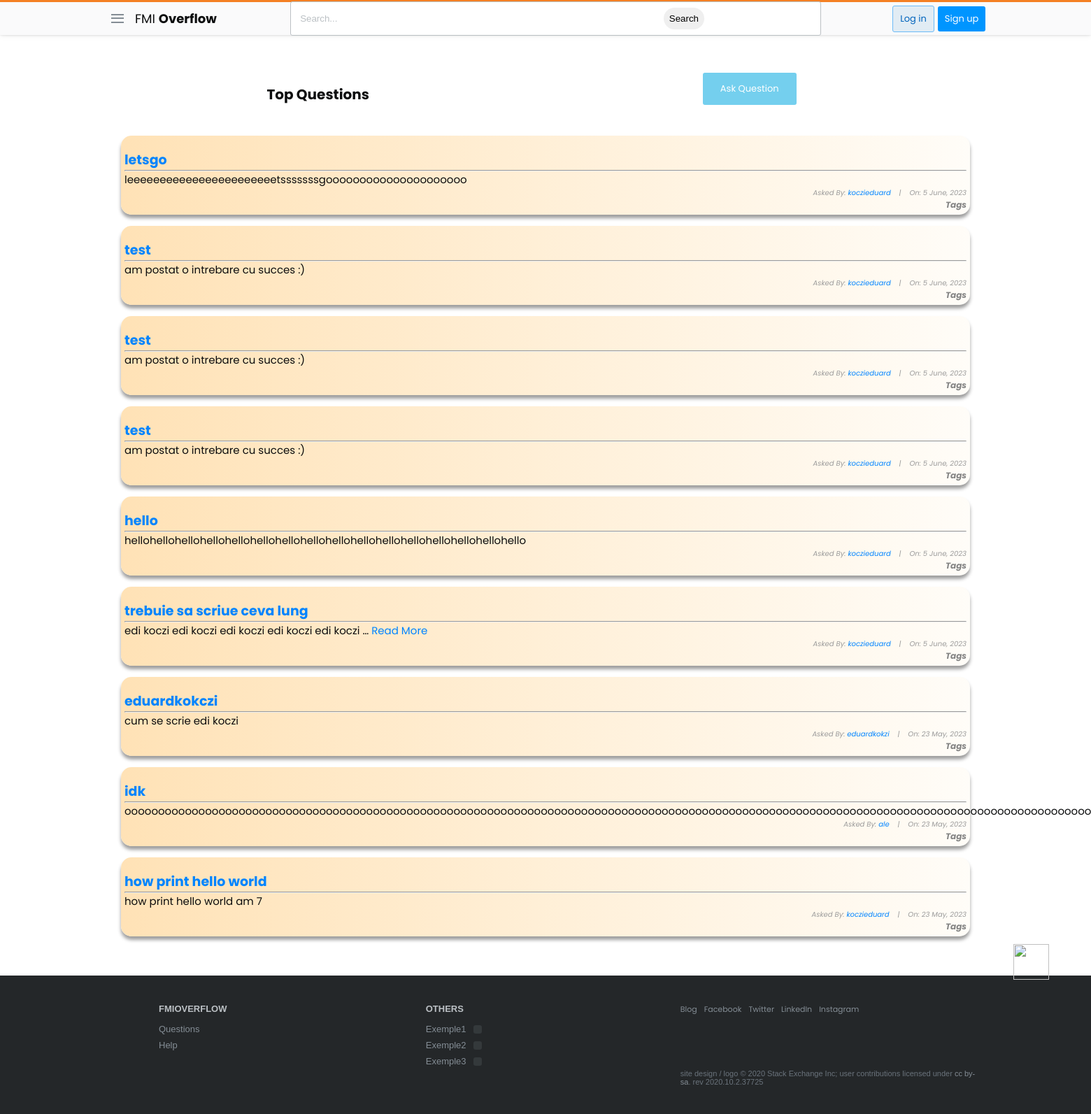
Page /questions/ on the earlier database version.
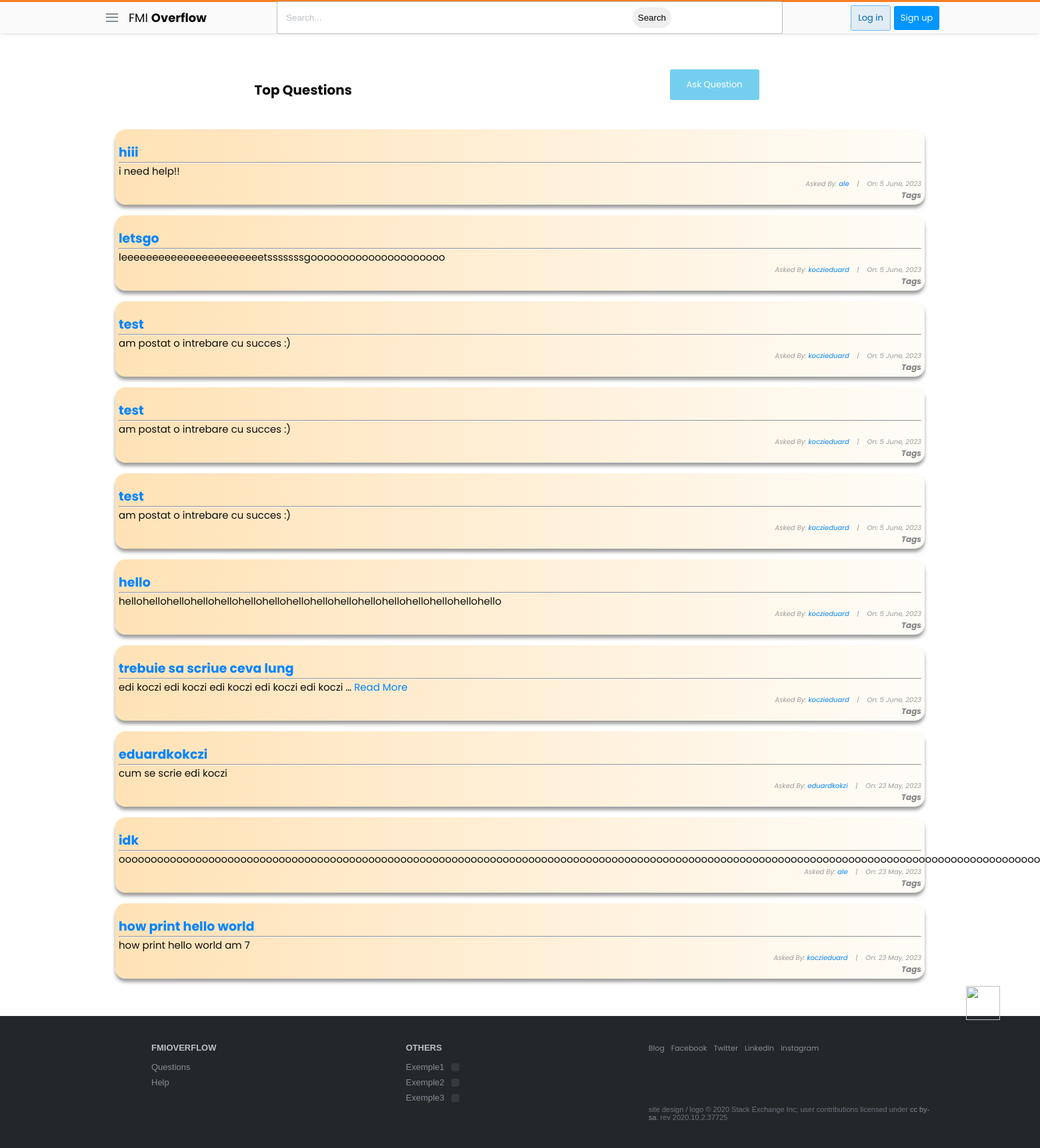
Same page on the later database version.
### stackbase/models.py (models this page shows, shortened)
class Question(models.Model):
    user = models.ForeignKey(User, on_delete=models.CASCADE)
    title = models.CharField(max_length = 1000)
    content = models.TextField(null=True,blank=True)
    date_created = models.DateTimeField(default=timezone.now)

### stackbase/views.py (the view)
# urls.py: path('questions/',views.QuestionListView.as_view(),name="question_list"),
class QuestionListView(ListView):
    model = Question
    context_object_name = 'question'
    ordering = ['-date_created']

### stackbase/templates/stackbase/question_list.html (shortened to what this page needs)
{% extends 'base.html' %}
{% block content %}
<!DOCTYPE html>
<html lang="en">
<head>
</head>
<body>
    <div class="container" >
        <div id="sub-nav">
            <h1 id="fh1">Top Questions</h1>
            {% if user.is_authenticated %}
            <button class="btn btn-ask"><a id="fa" href="{% url 'stackbase:question_create' %}" style="color: white; text-decoration: none;">Ask Question</a></button>
            {% else %}
            <button class="btn btn-ask"><a id="fa" href="{% url 'login' %}" style="color: white; text-decoration: none;">Ask Question</a></button>
            {% endif %}
        </div>
        <div class="list-question" style="margin-top:30px; margin-bottom:30px; padding:10px;">
            <div class="questions" >
                {% for question in question %}
                <div class="container" style="background: linear-gradient(to right, rgb(255, 226, 182), rgba(255, 166, 0, 0.027)); padding: 5px; box-shadow: rgba(0, 0, 0, 0.383) 0px 5px 5px 0px; border-radius: 15px;" >
                    <div id="title-sec" style="display: flex; align-items: center;">
                        <h3 id="fh3"><a href="{% url 'stackbase:question_detail' question.id%}">{{ question.title }}</a></h3>
                    </div>
                    <hr>
                    {% if question.content|wordcount <= 10 %}
                    <h6 id="fh6" style="text-align: left;">{{ question.content}}</h6>
                    {% else %}
                    <h6 id="fh6" style="text-align: left;">{{ question.content|truncatewords:10}} <a href="{% url 'stackbase:question_detail' question.id%}">Read More</a></h6>
                    {% endif %}
                    <h6 id="fh6" style="font-size: 10px; font-style: italic; color: rgb(155, 155, 155);">Asked By: <a href="{% url 'profile' %}">{{ question.user }}</a>&nbsp;&nbsp;&nbsp; |&nbsp;&nbsp;&nbsp; On: {{question.date_created|date:"j F, Y"}}</h6>
                    <h5 style="text-align: right; font-size: 12px; font-style: italic;">Tags</h5>
                </div> <br>
                {% endfor %}
            </div>
        </div>
    </div>
</body>
</html>
{% endblock content %}

Differences in the rows shown:
added Question: title "hiii", content "i need help!!", user "ale", date_created "5 June, 2023"
